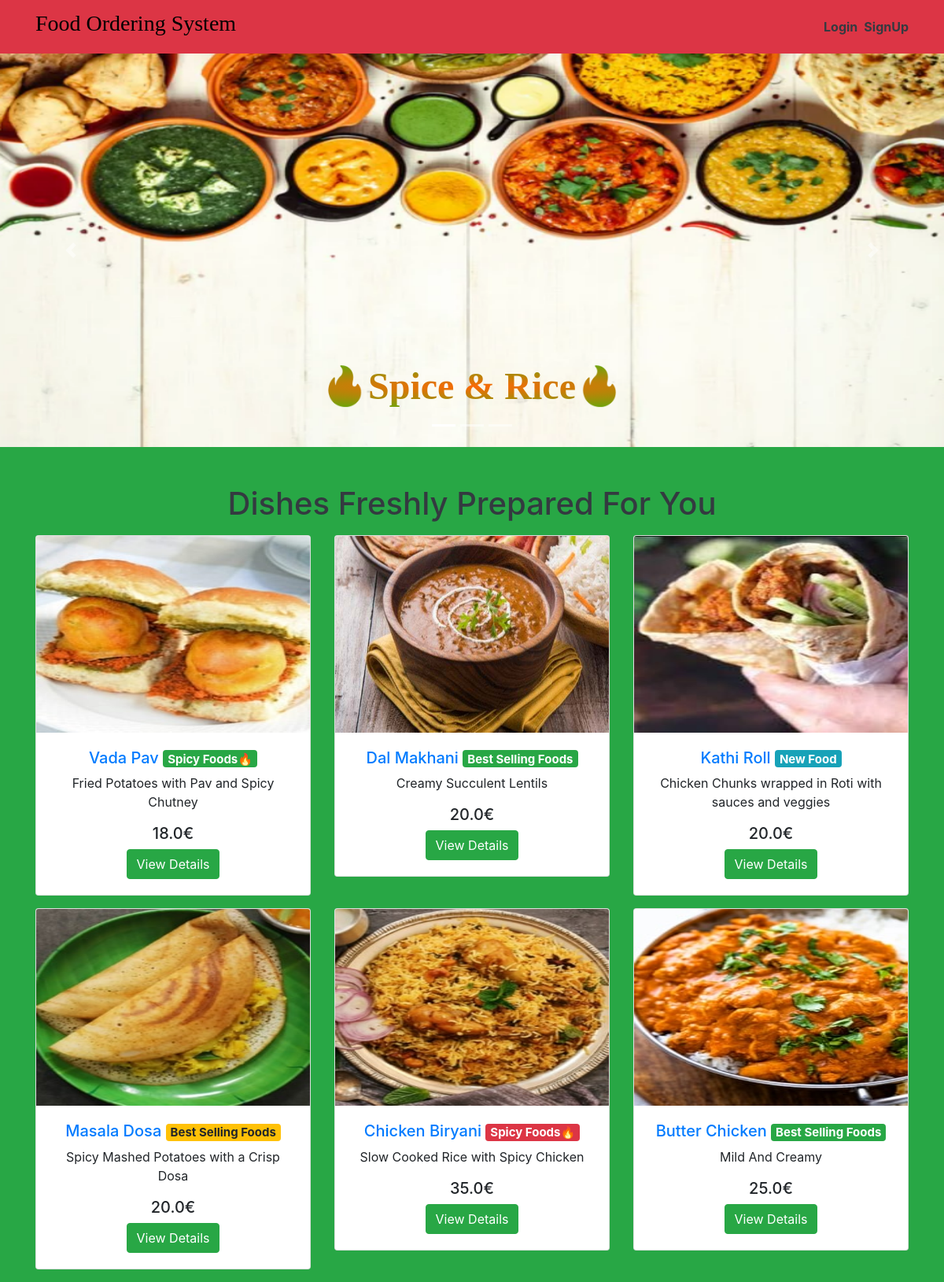
The page / on the database its author committed.
### main/models.py (models this page shows, shortened)
class Item(models.Model):
    LABELS = (
        ('Best Selling Food', 'Best Selling Food'),
        ('New Food', 'New Food'),
        ('Spicy Food🔥', 'Spicy Food🔥'),
    )
    LABEL_COLOUR = (
        ('danger', 'danger'),
        ('success', 'success'),
        ('primary', 'primary'),
        ('info', 'info'),
        ('warning', 'warning'),
    )
    title = models.CharField(max_length=150)
    description = models.CharField(max_length=250,blank=True)
    price = models.FloatField()
    pieces = models.IntegerField(default=6)
    instructions = models.CharField(max_length=250,default="Available")
    image = models.ImageField(default='default.png', upload_to='images/')
    labels = models.CharField(max_length=25, choices=LABELS, blank=True)
    label_colour = models.CharField(max_length=15, choices=LABEL_COLOUR, blank=True)
    slug = models.SlugField(default="foods")
    created_by = models.ForeignKey(User, on_delete=models.CASCADE)

### main/views.py (the view)
# urls.py: path('', MenuListView.as_view(), name='home'),
class MenuListView(ListView):
    model = Item
    template_name = 'main/home.html'
    context_object_name = 'menu_items'

### main/templates/main/home.html (shortened to what this page needs)
{% extends "main/layout.html" %}
{% block content %}
  <div class="home bg-success">
    <div id="carouselExampleCaptions" class="carousel slide mb-5" data-ride="carousel" style="height: 500px;">
        <ol class="carousel-indicators">
          <li data-target="#carouselExampleCaptions" data-slide-to="0" class="active"></li>
          <li data-target="#carouselExampleCaptions" data-slide-to="1"></li>
          <li data-target="#carouselExampleCaptions" data-slide-to="2"></li>
        </ol>
        <div class="carousel-inner">
          <div class="carousel-item active">
            <img src="../media/indian_food.png" class="d-block w-100" alt="sushi1" height="500px">
            <div class="carousel-caption d-none d-md-block text-dark">
              <h1 style="font-size: 300%;font-weight: 600;
              background-image:radial-gradient(#fc6806, #30bd0c);
              color: transparent;
              background-clip: text;
              -webkit-background-clip: text;font-family: verdana;">🔥Spice & Rice🔥</h1>
            </div>
          </div>
        </div>
        <a class="carousel-control-prev" href="#carouselExampleCaptions" role="button" data-slide="prev">
          <span class="carousel-control-prev-icon" aria-hidden="true"></span>
        </a>
        <a class="carousel-control-next" href="#carouselExampleCaptions" role="button" data-slide="next">
          <span class="carousel-control-next-icon" aria-hidden="true"></span>
        </a>
    </div>
    <div class="container">
      <h1 class="text-center text-dark mb-3">Dishes Freshly Prepared For You</h1>
      <div class="row">
        {% for item in menu_items %}
            <div class="col-sm-4">
                <div class="card mb-3" style="height: fit-content; overflow: auto;">
                  <img src="{{ item.image.url }}" style="height: 250px;">
                    <div class="card-body text-center">
                      <h5 class="text-center"><a href="{% url 'main:dishes' item.slug %}">{{ item.title }} </a><span class="badge badge-{{ item.label_colour }}">{{ item.labels }}</span></h5>
                      <p class="text-center">{{ item.description }}</p>
                      <h5 class="text-center">{{ item.price }}€</h5>
                      <a href="{% url 'main:dishes' item.slug %}" class="btn btn-success">View Details</a>
                    </div>
                </div>
            </div>
        {% endfor %}
      </div>
    </div>
  </div>
{% endblock content %}

### rows shown on the page
Item: image (picture), title "Vada Pav", labels "Spicy Foods🔥", description "Fried Potatoes with Pav and Spicy Chutney", price "18.0"
Item: image (picture), title "Dal Makhani", labels "Best Selling Foods", description "Creamy Succulent Lentils", price "20.0"
Item: image (picture), title "Kathi Roll", labels "New Food", description "Chicken Chunks wrapped in Roti with sauces and veggies", price "20.0"
Item: image (picture), title "Masala Dosa", labels "Best Selling Foods", description "Spicy Mashed Potatoes with a Crisp Dosa", price "20.0"
Item: image (picture), title "Chicken Biryani", labels "Spicy Foods🔥", description "Slow Cooked Rice with Spicy Chicken", price "35.0"
Item: image (picture), title "Butter Chicken", labels "Best Selling Foods", description "Mild And Creamy", price "25.0"
